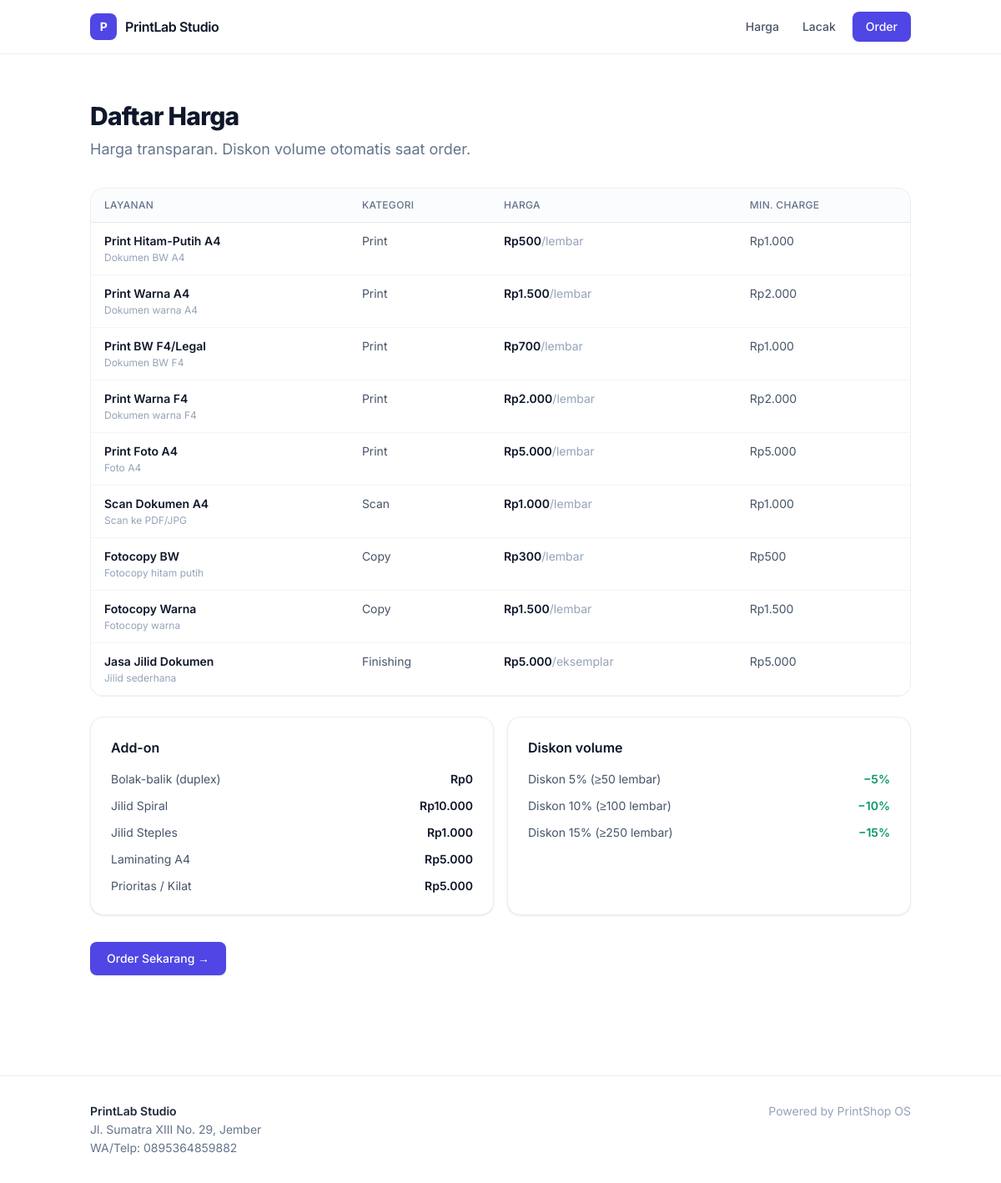
Screenshot of /harga with the database file from the repository.
### tables this page shows
CREATE TABLE services (
                    id INTEGER PRIMARY KEY AUTOINCREMENT,
                    key TEXT UNIQUE NOT NULL,
                    name TEXT NOT NULL,
                    category TEXT NOT NULL DEFAULT 'print',
                    unit TEXT NOT NULL DEFAULT 'lembar',
                    price INTEGER NOT NULL,
                    min_charge INTEGER NOT NULL DEFAULT 0,
                    cost_estimate INTEGER NOT NULL DEFAULT 0,
                    active INTEGER NOT NULL DEFAULT 1,
                    sort_order INTEGER NOT NULL DEFAULT 0,
                    description TEXT DEFAULT ''
                );

CREATE TABLE addons (
                    id INTEGER PRIMARY KEY AUTOINCREMENT,
                    key TEXT UNIQUE NOT NULL,
                    name TEXT NOT NULL,
                    price INTEGER NOT NULL,
                    active INTEGER NOT NULL DEFAULT 1
                );

CREATE TABLE discount_rules (
                    id INTEGER PRIMARY KEY AUTOINCREMENT,
                    name TEXT NOT NULL,
                    min_qty INTEGER NOT NULL,
                    percent INTEGER NOT NULL,
                    active INTEGER NOT NULL DEFAULT 1
                );

### app/routers/public.py (the view)
@router.get("/harga", response_class=HTMLResponse)
async def harga(request: Request):
    return templates.TemplateResponse(
        "public/harga.html",
        {
            "request": request,
            "services": db.list_services(),
            "addons": db.list_addons(),
            "discounts": db.list_discounts(),
        },
    )

### app/templates/public/harga.html (shortened to what this page needs)
{% extends "base_public.html" %}
{% block content %}
<div class="mb-8">
  <h1 class="text-3xl font-extrabold tracking-tight text-ink-900">Daftar Harga</h1>
  <p class="text-ink-500 mt-2 text-lg">Harga transparan. Diskon volume otomatis saat order.</p>
</div>
<div class="table-wrap">
  <table class="data">
    <thead>
      <tr><th>Layanan</th><th>Kategori</th><th>Harga</th><th>Min. charge</th></tr>
    </thead>
    <tbody>
      {% for s in services %}
      <tr>
        <td>
          <div class="font-semibold text-ink-900">{{ s.name }}</div>
          <div class="text-xs text-ink-400 mt-0.5">{{ s.description }}</div>
        </td>
        <td class="capitalize text-ink-600">{{ s.category }}</td>
        <td class="font-semibold text-ink-900">{{ rupiah(s.price) }}<span class="text-ink-400 font-normal">/{{ s.unit }}</span></td>
        <td class="text-ink-600">{{ rupiah(s.min_charge) }}</td>
      </tr>
      {% endfor %}
    </tbody>
  </table>
</div>
<div class="grid md:grid-cols-2 gap-4 mt-6">
  <div class="card p-6">
    <h2 class="font-semibold text-ink-900 mb-4">Add-on</h2>
    <ul class="space-y-3 text-sm">
      {% for a in addons %}
      <li class="flex justify-between items-center"><span class="text-ink-600">{{ a.name }}</span><span class="font-semibold text-ink-900">{{ rupiah(a.price) }}</span></li>
      {% endfor %}
    </ul>
  </div>
  <div class="card p-6">
    <h2 class="font-semibold text-ink-900 mb-4">Diskon volume</h2>
    <ul class="space-y-3 text-sm">
      {% for d in discounts %}
      <li class="flex justify-between items-center"><span class="text-ink-600">{{ d.name }}</span><span class="font-semibold text-emerald-600">−{{ d.percent }}%</span></li>
      {% endfor %}
    </ul>
  </div>
</div>
<div class="mt-8">
  <a href="/order" class="btn btn-primary px-5 py-2.5">Order Sekarang →</a>
</div>
{% endblock %}

### rows the page displays
services: name "Print Hitam-Putih A4", description "Dokumen BW A4", category "Print", price "Rp500", unit "lembar", min_charge "Rp1.000"
services: name "Print Warna A4", description "Dokumen warna A4", category "Print", price "Rp1.500", unit "lembar", min_charge "Rp2.000"
services: name "Print BW F4/Legal", description "Dokumen BW F4", category "Print", price "Rp700", unit "lembar", min_charge "Rp1.000"
services: name "Print Warna F4", description "Dokumen warna F4", category "Print", price "Rp2.000", unit "lembar", min_charge "Rp2.000"
services: name "Print Foto A4", description "Foto A4", category "Print", price "Rp5.000", unit "lembar", min_charge "Rp5.000"
services: name "Scan Dokumen A4", description "Scan ke PDF/JPG", category "Scan", price "Rp1.000", unit "lembar", min_charge "Rp1.000"
services: name "Fotocopy BW", description "Fotocopy hitam putih", category "Copy", price "Rp300", unit "lembar", min_charge "Rp500"
services: name "Fotocopy Warna", description "Fotocopy warna", category "Copy", price "Rp1.500", unit "lembar", min_charge "Rp1.500"
services: name "Jasa Jilid Dokumen", description "Jilid sederhana", category "Finishing", price "Rp5.000", unit "eksemplar", min_charge "Rp5.000"
addons: name "Bolak-balik (duplex)", price "Rp0"
addons: name "Jilid Spiral", price "Rp10.000"
addons: name "Jilid Steples", price "Rp1.000"
addons: name "Laminating A4", price "Rp5.000"
addons: name "Prioritas / Kilat", price "Rp5.000"
discount_rules: name "Diskon 5% (≥50 lembar)", percent "5"
discount_rules: name "Diskon 10% (≥100 lembar)", percent "10"
discount_rules: name "Diskon 15% (≥250 lembar)", percent "15"

### other values shown
{{ shop_name[:1]|upper }} "P"
{{ shop_name }} "PrintLab Studio"
{{ shop_address }} "Jl. Sumatra XIII No. 29, Jember"
{{ shop_phone }} "0895364859882"
